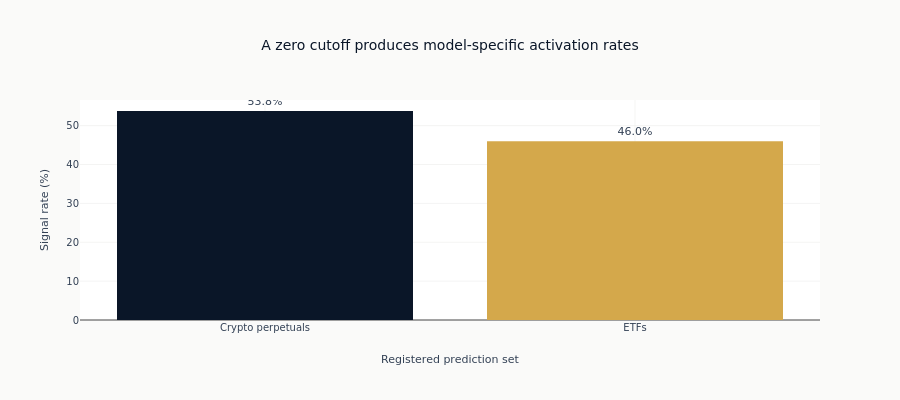

The notebook cell this image was saved under:
### Markdown cell above
The zero cutoff activates on a positive predicted return. The two rates differ
because prediction scales and horizons differ across the registered models.

### Code cell
fig = go.Figure()
fig.add_trace(
    go.Bar(
        x=[CASE_STUDIES[cs] for cs in fixed_results["case_study"]],
        y=(fixed_results["signal_rate"] * 100).to_list(),
        marker_color=[CASE_STUDY_COLORS[case_study] for case_study in fixed_results["case_study"]],
        text=[f"{value:.1f}%" for value in fixed_results["signal_rate"] * 100],
        textposition="outside",
        showlegend=False,
    )
)

fig.update_layout(
    title="A zero cutoff produces model-specific activation rates",
    xaxis_title="Registered prediction set",
    yaxis_title="Signal rate (%)",
    height=400,
)
fig.show()

### Figure 1 — Plotly figure (JSON) as saved in the notebook; plotly's stock layout.template omitted (floating-point values rounded to 4 significant figures)
{"data": [{"marker": {"color": ["#0a1628", "#D4A84B"]}, "showlegend": false, "text": ["53.8%", "46.0%"], "textposition": "outside", "type": "bar", "x": ["Crypto perpetuals", "ETFs"], "y": [53.77, 45.99]}], "layout": {"height": 400, "title": {"text": "A zero cutoff produces model-specific activation rates"}, "xaxis": {"title": {"text": "Registered prediction set"}}, "yaxis": {"title": {"text": "Signal rate (%)"}}}}
